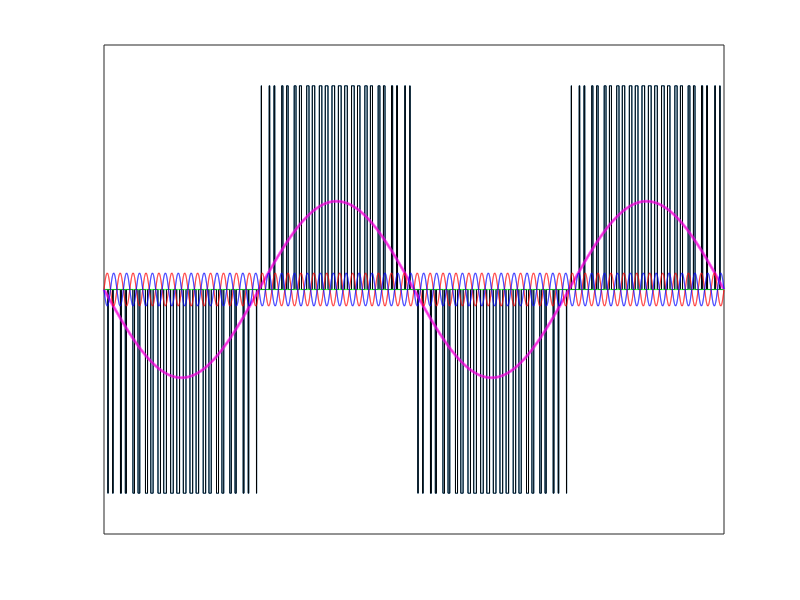
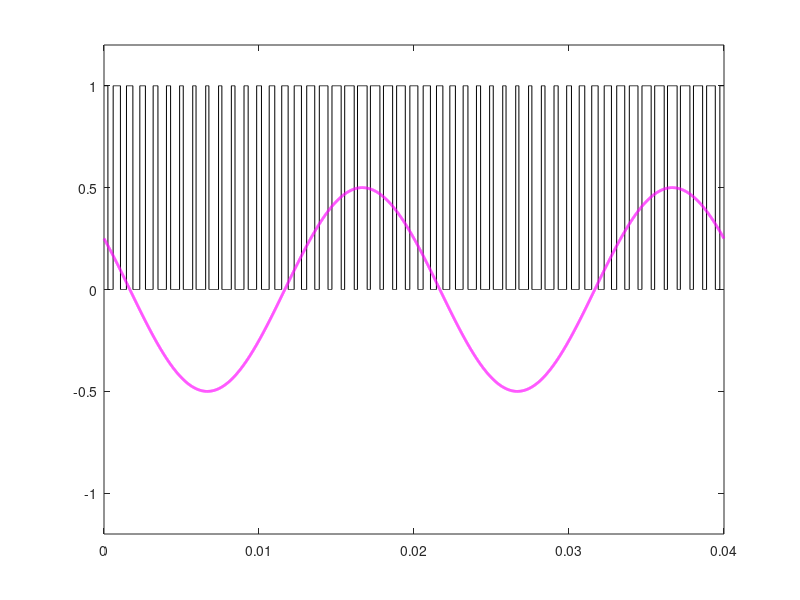
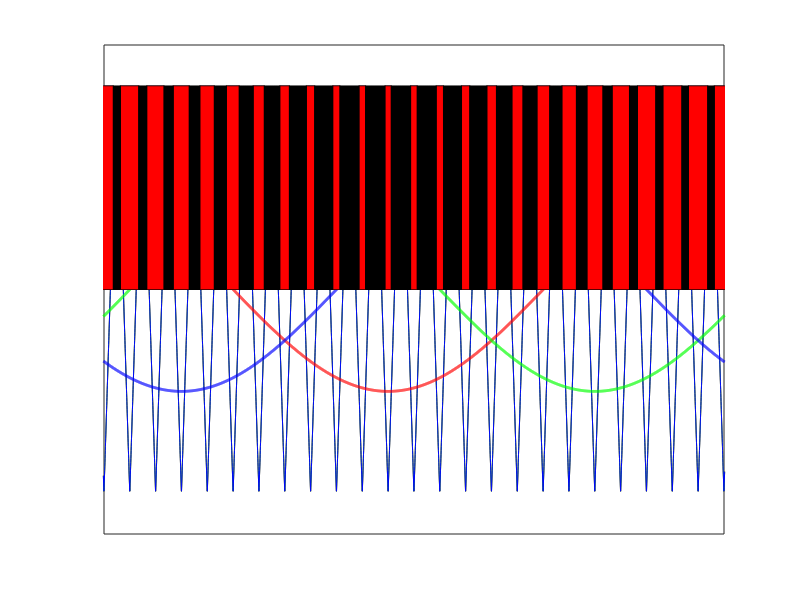

Write MATLAB code to recreate these figures, in order.
clear ;
clc;
tic;
%% Time array
ma = 0.5;
fout = 50; % Hz
fsw = 1200; % Hz
Tstep = (1/fsw)/200; % s
Ts = Tstep; % s
Tfinal =2/fout ; % s
time_array = 0:Tstep:Tfinal-Tstep;
NumberofSteps = numel(time_array);
%Generate switching signals
The_c=0;
phaseA=pi/3+0;
phaseB=pi/3-2*pi/3;
phaseC=pi/3+2*pi/3;
VrefA = ma*cos(2*pi*fout*time_array+phaseA);
VrefB = ma*cos(2*pi*fout*time_array+phaseB);
VrefC = ma*cos(2*pi*fout*time_array+phaseC);
Vtriang = zeros(1, NumberofSteps);
for k = 1:Tfinal*fsw
   Triang_temp = triang(1/(Ts*fsw));
   Vtriang((length(Triang_temp)*(k-1)+1:k/(Tstep*fsw))) = (Triang_temp*2)-1;
end
%%
carrierPhA=0;
carrierPhB=0;
carrierPhC=0;
carA= round(carrierPhA/(fsw*Ts)/360);
if carA==0
    carA=1;
end
carB= round(carrierPhB/(fsw*Ts)/360);
if carB==0
    carB=1;
end
carC= round(carrierPhC/(fsw*Ts)/360);
if carC==0
    carC=1;
end

% VcarrierA=zeros(1,length(Vtriang));
% VcarrierB=zeros(1,length(Vtriang));
% VcarrierC=zeros(1,length(Vtriang));

%%
VcarrierA = [ Vtriang(carA:end), zeros(1,carA-1)];
VcarrierB = [ Vtriang(carB:end), zeros(1,carB-1)];
VcarrierC = [ Vtriang(carC:end), zeros(1,carC-1)];

%%
SA = double(VrefA > VcarrierA);
SB = double(VrefB > VcarrierB);
SC = double(VrefC > VcarrierC);

VphaA = ma*cos(2*pi*fout*time_array+phaseA)/2;
VphaB = ma*cos(2*pi*fout*time_array+phaseB)/2;
VphaC = ma*cos(2*pi*fout*time_array+phaseC)/2;
%%
plot(time_array,SA-SB)
ylim([-2 2])
hold on;
plot(time_array,VphaA-VphaB)

%%
carrierPhA=carrierPhA*pi/180;
carrierPhB=carrierPhB*pi/180;
carrierPhC=carrierPhC*pi/180;
m=1; % carrier
n=2; % fundamental
mag_fsw=2*m*besselj(0,ma*pi/2)/pi;
Vfsw_A=(2*m*besselj(0,ma*pi/2)/pi)*cos(2*pi*fsw*time_array+carrierPhA);
Vfsw_B=(2*m*besselj(0,ma*pi/2)/pi)*cos(2*pi*fsw*time_array+carrierPhB);
Vfsw_C=(2*m*besselj(0,ma*pi/2)/pi)*cos(2*pi*fsw*time_array+carrierPhC);
%%
VfswSL_A=2.*besselj(n,m*ma*pi/2)/(m*pi)*cos(2*pi*fsw*time_array+carrierPhA-2*phaseA);
VfswSL_B=2.*besselj(n,m*ma*pi/2)/(m*pi)*cos(2*pi*fsw*time_array+carrierPhB-2*phaseB);
VfswSL_C=2.*besselj(n,m*ma*pi/2)/(m*pi)*cos(2*pi*fsw*time_array+carrierPhB-2*phaseC);
%%
VfswSH_A=2.*besselj(n,m*ma*pi/2)/(m*pi)*cos(2*pi*fsw*time_array+carrierPhA+2*phaseA);
VfswSH_B=2.*besselj(n,m*ma*pi/2)/(m*pi)*cos(2*pi*fsw*time_array+carrierPhB+2*phaseB);
VfswSH_C=2.*besselj(n,m*ma*pi/2)/(m*pi)*cos(2*pi*fsw*time_array+carrierPhB+2*phaseC);

%%
plot(time_array,SA-SB,'color','k','LineWidth',0.4)
hold on;
plot(time_array,VphaA-VphaB,'color','m','LineWidth',2)
hold on; 
plot(time_array,Vfsw_A-Vfsw_B,'color','g','LineWidth',0.8);
hold on;
plot(time_array,VfswSL_A-VfswSL_B,'color','r','LineWidth',0.8);
hold on;
plot(time_array,VfswSH_A-VfswSH_B,'color','b','LineWidth',0.8);
hold on;
set(gca,'xtick',[])
set(gca,'ytick',[])
ylim([-1.2 1.2])
%%
figure();
plot(time_array,SA,'color','k','LineWidth',0.4)
ylim([-1.2 1.2])
hold on;
plot(time_array,VrefA,'color','m','LineWidth',2)
hold on; 
%%

figure();
plot(time_array,VcarrierA,'color','r','LineWidth',0.4)
ylim([-1.2 1.2])
hold on;
plot(time_array,VcarrierB,'color','g','LineWidth',0.4)
ylim([-1.2 1.2])
hold on;
plot(time_array,VcarrierC,'color','b','LineWidth',0.4)
ylim([-1.2 1.2])
hold on
plot(time_array,VrefA,'-','color','r','LineWidth',2)
hold on; 
plot(time_array,VrefB,'-','color','g','LineWidth',2)
hold on; 
plot(time_array,VrefC,'-','color','b','LineWidth',2)
hold on; 
set(gca,'xtick',[])
set(gca,'ytick',[])
xlim([7/8/fout 15/8/fout])

%%
plot(time_array,SA)
y=zeros(1,length(SA));

for j=1:length(SA)
if SA(j)==1
    SAp(j)=0;
else 
    SAp(j)=1; 
end
end
%%
x2 = [time_array, fliplr(time_array)];
inBetween = [SA, fliplr(y)];
inBetween2 = [SAp, fliplr(y)];
%%
fill(x2, inBetween, 'r');
hold on;
fill(x2, inBetween2, 'k');
hold on;
